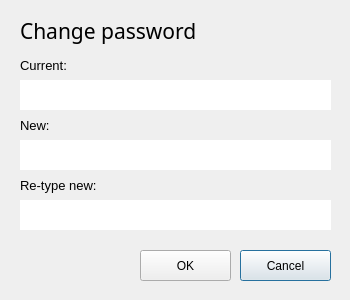
<?xml version="1.0" encoding="UTF-8"?>
<ui version="4.0">
 <class>ChangePassword</class>
 <widget class="QDialog" name="ChangePassword">
  <property name="geometry">
   <rect>
    <x>0</x>
    <y>0</y>
    <width>350</width>
    <height>300</height>
   </rect>
  </property>
  <property name="windowTitle">
   <string>Dialog</string>
  </property>
  <widget class="QLineEdit" name="txtNew">
   <property name="geometry">
    <rect>
     <x>20</x>
     <y>140</y>
     <width>311</width>
     <height>30</height>
    </rect>
   </property>
   <property name="focusPolicy">
    <enum>Qt::StrongFocus</enum>
   </property>
   <property name="styleSheet">
    <string notr="true">border: none;
padding: 5px;</string>
   </property>
   <property name="echoMode">
    <enum>QLineEdit::Password</enum>
   </property>
  </widget>
  <widget class="QPushButton" name="btnCancel">
   <property name="geometry">
    <rect>
     <x>240</x>
     <y>250</y>
     <width>91</width>
     <height>31</height>
    </rect>
   </property>
   <property name="text">
    <string>Cancel</string>
   </property>
  </widget>
  <widget class="QLabel" name="label_3">
   <property name="geometry">
    <rect>
     <x>20</x>
     <y>110</y>
     <width>341</width>
     <height>31</height>
    </rect>
   </property>
   <property name="font">
    <font>
     <family>Segoe UI</family>
     <pointsize>10</pointsize>
    </font>
   </property>
   <property name="text">
    <string>New:</string>
   </property>
  </widget>
  <widget class="QLineEdit" name="txtCurrent">
   <property name="geometry">
    <rect>
     <x>20</x>
     <y>80</y>
     <width>311</width>
     <height>30</height>
    </rect>
   </property>
   <property name="focusPolicy">
    <enum>Qt::StrongFocus</enum>
   </property>
   <property name="styleSheet">
    <string notr="true">border: none;
padding: 5px;</string>
   </property>
   <property name="echoMode">
    <enum>QLineEdit::Password</enum>
   </property>
  </widget>
  <widget class="QPushButton" name="btnOK">
   <property name="geometry">
    <rect>
     <x>140</x>
     <y>250</y>
     <width>91</width>
     <height>31</height>
    </rect>
   </property>
   <property name="text">
    <string>OK</string>
   </property>
  </widget>
  <widget class="QLabel" name="label_2">
   <property name="geometry">
    <rect>
     <x>20</x>
     <y>50</y>
     <width>341</width>
     <height>31</height>
    </rect>
   </property>
   <property name="font">
    <font>
     <family>Segoe UI</family>
     <pointsize>10</pointsize>
    </font>
   </property>
   <property name="text">
    <string>Current:</string>
   </property>
  </widget>
  <widget class="QLabel" name="label_4">
   <property name="geometry">
    <rect>
     <x>20</x>
     <y>170</y>
     <width>341</width>
     <height>31</height>
    </rect>
   </property>
   <property name="font">
    <font>
     <family>Segoe UI</family>
     <pointsize>10</pointsize>
    </font>
   </property>
   <property name="text">
    <string>Re-type new:</string>
   </property>
  </widget>
  <widget class="QLineEdit" name="txtRetype">
   <property name="geometry">
    <rect>
     <x>20</x>
     <y>200</y>
     <width>311</width>
     <height>30</height>
    </rect>
   </property>
   <property name="focusPolicy">
    <enum>Qt::StrongFocus</enum>
   </property>
   <property name="styleSheet">
    <string notr="true">border: none;
padding: 5px;</string>
   </property>
   <property name="echoMode">
    <enum>QLineEdit::Password</enum>
   </property>
  </widget>
  <widget class="QLabel" name="label">
   <property name="geometry">
    <rect>
     <x>20</x>
     <y>10</y>
     <width>341</width>
     <height>41</height>
    </rect>
   </property>
   <property name="font">
    <font>
     <family>Segoe UI Semibold</family>
     <pointsize>16</pointsize>
    </font>
   </property>
   <property name="text">
    <string>Change password</string>
   </property>
  </widget>
 </widget>
 <resources/>
 <connections/>
</ui>
